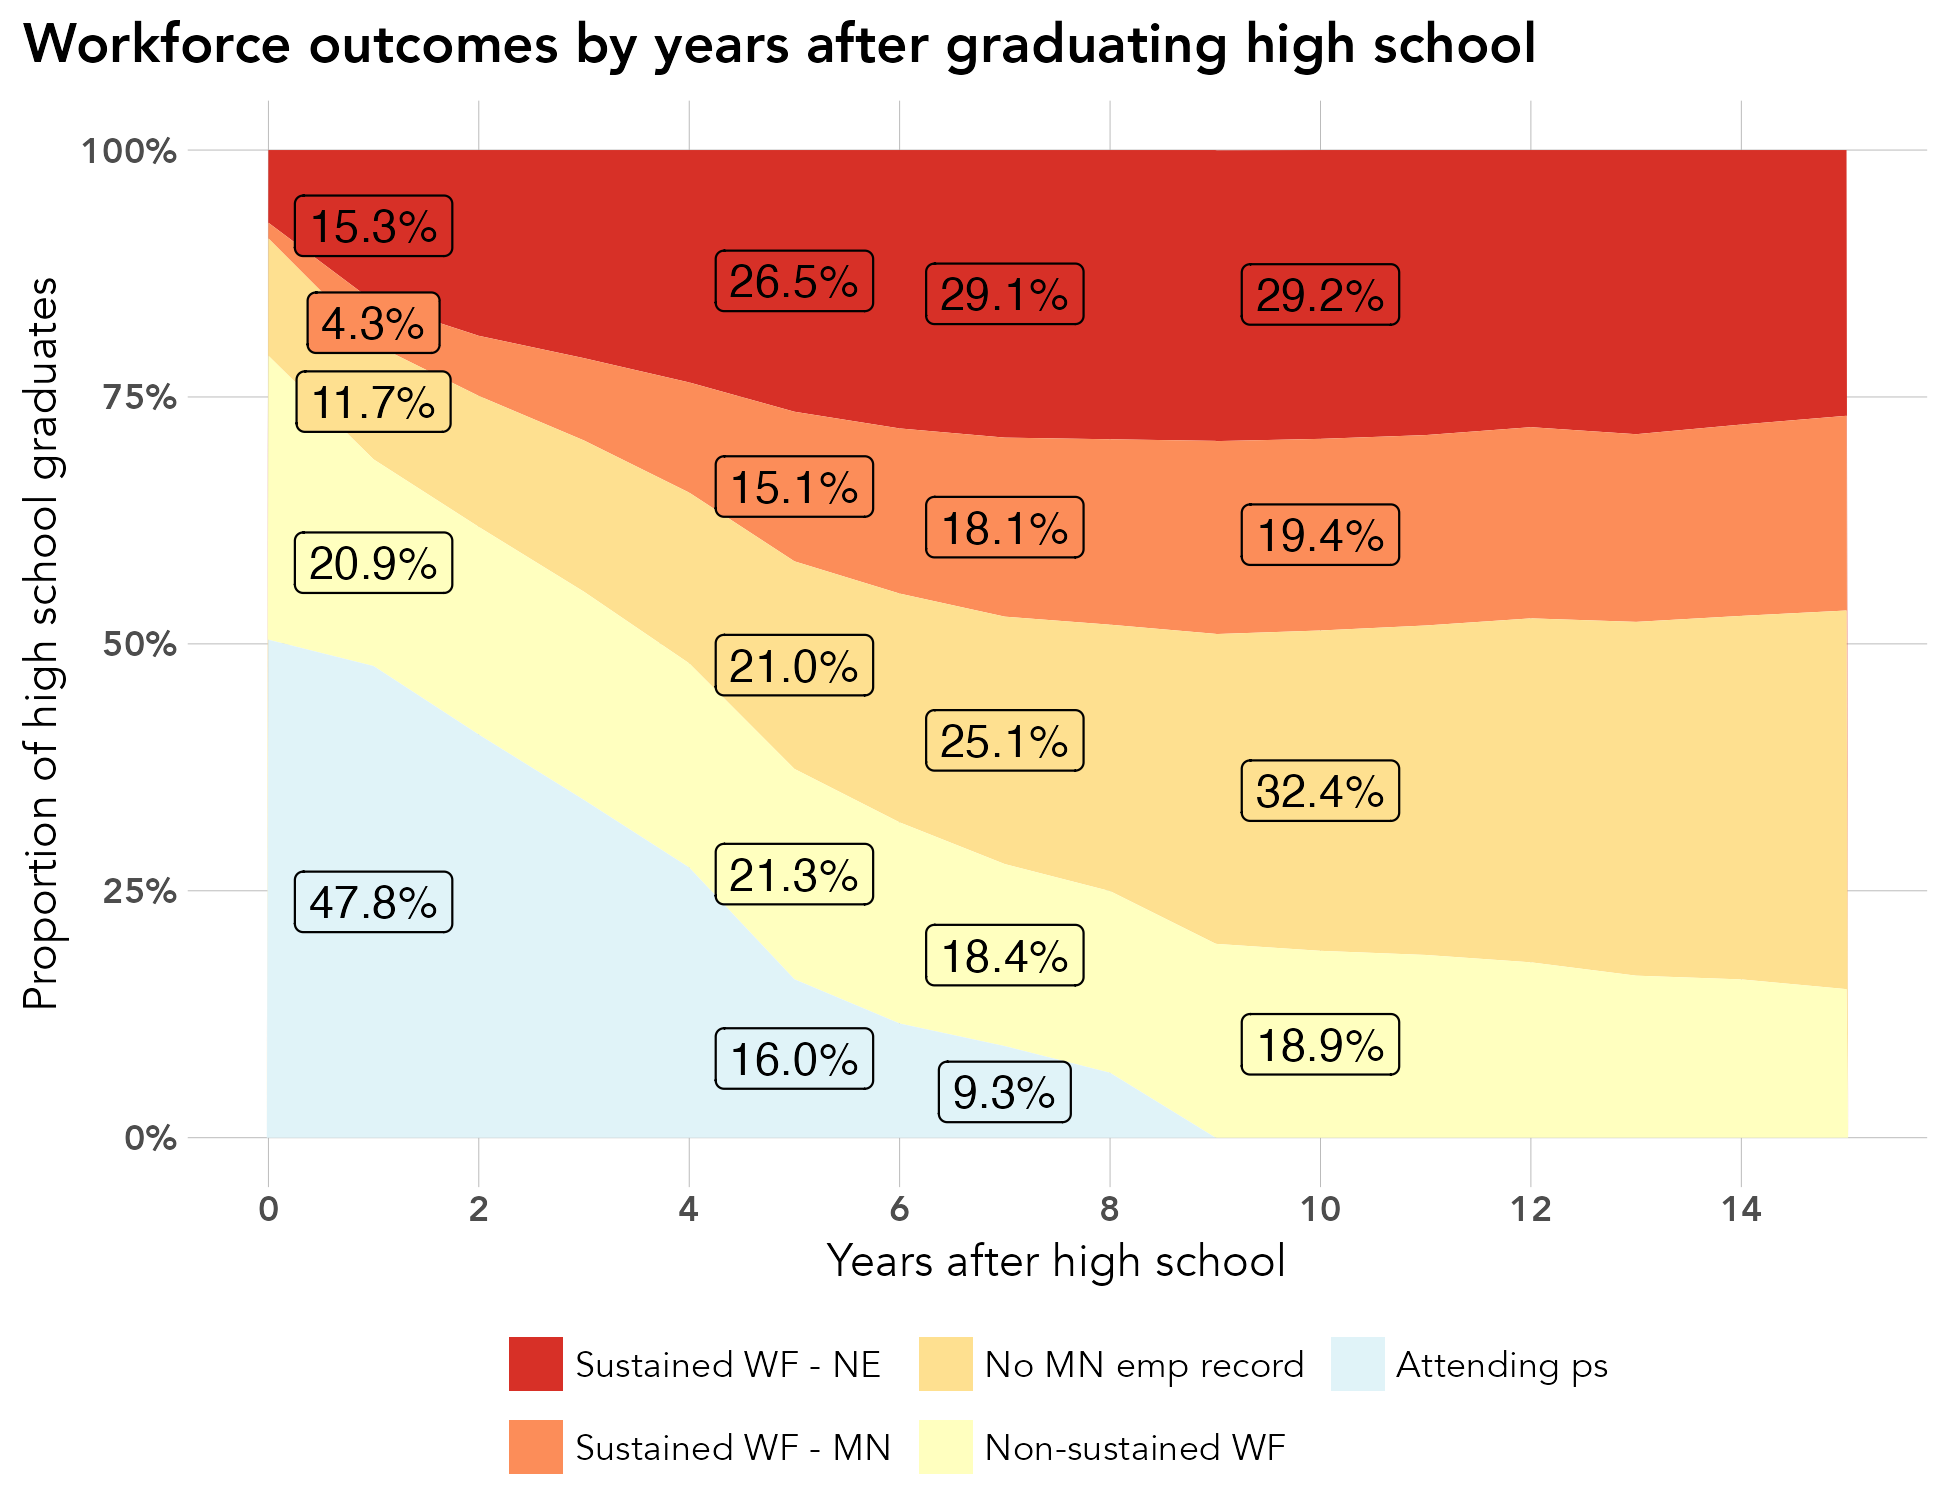

R code for this plot:
# library -----------------------------------------------------------------
library(tidyverse)
library(sf)
library(ggrepel)
library(scales)
library(ggiraph)
library(rmapshaper)
library(cowplot)
library(RColorBrewer)
library(readxl)
library(lubridate)
library(readxl)
library(systemfonts)
reset_font_cache()
library(ggtext)
library(janitor)
library(cowplot)


rm(list = ls())

# themes ------------------------------------------------------------------
theme_bar <- theme_bw() +
  theme(panel.grid.major = element_line(color = "grey70", size = 0.1),
        panel.grid.minor = element_blank(),
        axis.ticks = element_blank(),
        axis.text = element_text(face = "bold"),
        panel.border = element_blank(),
        legend.background = element_rect(fill = "transparent", color = "transparent"),
        legend.key = element_rect(fill = "transparent"),
        legend.key.size = unit(1, "lines"),
        legend.margin = margin(0,0,0,0),
        legend.title = element_blank(),
        legend.text = element_text(margin = margin(l = 2)),
        text = element_text(family = "Avenir") ,
        plot.title.position = "plot",
        plot.title = element_text(face = "bold"))

theme_line <- theme_bw() +
  theme(legend.background = element_rect(fill = "transparent", color = "transparent"),
        legend.key = element_rect(fill = "transparent"),
        legend.text = element_text(margin = margin(l = 2)),
        panel.grid.minor = element_blank(),
        panel.grid.major = element_line(color = "grey70", size = 0.1),
        axis.ticks = element_blank(),
        axis.text = element_text(face = "bold"),
        panel.border = element_blank(),
        legend.margin = margin(0,0,0,0),
        legend.key.size = unit(1, "lines"),
        text = element_text(family = "Avenir") ,
        plot.title.position = "plot",
        plot.title = element_text(face = "bold"))


theme_sf <- theme_bw() +
  theme(axis.text.x=element_blank(),
        axis.text.y=element_blank(),
        axis.ticks=element_blank(),
        panel.background = element_blank(),
        panel.grid.major = element_line(color = "white"),
        panel.border = element_blank(),
        legend.title = element_blank(),
        legend.text = element_text(margin = margin(l = 2)),
        legend.margin = margin(0,0,0,0),
        legend.key.size = unit(1, "lines"),
        text = element_text(family = "Avenir") ,
        plot.title.position = "plot",
        plot.title = element_text(face = "bold"))

regions <- read_csv("/Users/kellyasche/Library/CloudStorage/GoogleDrive-kasche@ruralmn.org/My Drive/Data Prep/R Projects/Join docs/county_regions.csv") %>%
  select(5,6) %>%
  unique() %>%
  mutate(edr = str_replace(edr, "  ", " "),
         planning.region = str_replace(planning.region, " Minnesota", ""),
         planning.region = fct_relevel(planning.region, "Northwest", "Northeast", "Central", "Seven County Mpls-St Paul", "Southwest", "Southeast"),
         edr = fct_relevel(edr, "EDR 1 - Northwest", "EDR 2 - Headwaters", "EDR 3 - Arrowhead", "EDR 4 - West Central", "EDR 5 - North Central", "EDR 6E- Southwest Central", "EDR 6W- Upper Minnesota Valley", "EDR 7E- East Central", "EDR 7W- Central", "EDR 8 - Southwest", "EDR 9 - South Central", "EDR 10 - Southeast", "EDR 11 - 7 County Twin Cities", "Minnesota"))

counties.regions <- read_csv("/Users/kellyasche/Library/CloudStorage/GoogleDrive-kasche@ruralmn.org/My Drive/Data Prep/R Projects/Join docs/county_regions.csv") %>%
  mutate(countyfp = formatC(countyfp, width = 3, flag = "0"),
         Name = str_to_title(Name),
         Name = str_replace(Name, "Q", "q"),
         Name = str_replace(Name, "Of The", "of the"),
         Name = str_replace(Name, "Mcleod", "McLeod"),
         Dem_Desc = ifelse(Name == "Minnesota", "Minnesota", Dem_Desc) ,
         edr = str_replace(edr, "  ", " "),
         planning.region = str_replace(planning.region, " Minnesota", ""),
         planning.region = fct_relevel(planning.region, "Northwest", "Northeast", "Central", "Seven County Mpls-St Paul", "Southwest", "Southeast"),
         edr = fct_relevel(edr, "EDR 1 - Northwest", "EDR 2 - Headwaters", "EDR 3 - Arrowhead", "EDR 4 - West Central", "EDR 5 - North Central", "EDR 6E- Southwest Central", "EDR 6W- Upper Minnesota Valley", "EDR 7E- East Central", "EDR 7W- Central", "EDR 8 - Southwest", "EDR 9 - South Central", "EDR 10 - Southeast", "EDR 11 - 7 County Twin Cities", "Minnesota"))

color.ruca <- c("Entirely rural" = "#009933", "Town/rural mix" = "#99CC33", "Urban/town/rural mix" = "#CC9966", "Entirely urban" = "#754C29", "Minnesota" = "black")

color.pr <- c("Northwest" = "#4575b4","Northeast" = "grey", "Central" = "#fee090", "Seven County Mpls-St Paul" = "#d73027", "Southwest" = "#91bfdb", "Southeast" = "#fc8d59", "Minnesota" = "black")

color.edr <- c("EDR 1 - Northwest" = "#b3cde3", "EDR 2 - Headwaters" = "#8c96c6", "EDR 3 - Arrowhead" = "#fe9929", "EDR 4 - West Central" = "#8856a7", "EDR 5 - North Central" = "#810f7c", "EDR 6E- Southwest Central" = "#e5f5f9", "EDR 6W- Upper Minnesota Valley" = "#bdc9e1", "EDR 7E- East Central" = "#99d8c9", "EDR 7W- Central" = "#2ca25f", "EDR 8 - Southwest" = "#74a9cf", "EDR 9 - South Central" = "#0570b0", "EDR 10 - Southeast" = "#d7301f", "EDR 11 - 7 County Twin Cities" = "#d8b365", "Minnesota" = "black")

color.pr.edr <- c ("Northwest" = "#4575b4","Northeast" = "#e0f3f8", "Central" = "#fee090", "Seven County Mpls-St Paul" = "#d73027", "Southwest" = "#91bfdb", "Southeast" = "#fc8d59", "Minnesota" = "black", "EDR 1 - Northwest" = "#b3cde3", "EDR 2 - Headwaters" = "#8c96c6", "EDR 3 - Arrowhead" = "#fe9929", "EDR 4 - West Central" = "#8856a7", "EDR 5 - North Central" = "#810f7c", "EDR 6E- Southwest Central" = "#e5f5f9", "EDR 6W- Upper Minnesota Valley" = "#bdc9e1", "EDR 7E- East Central" = "#99d8c9", "EDR 7W- Central" = "#2ca25f", "EDR 8 - Southwest" = "#74a9cf", "EDR 9 - South Central" = "#0570b0", "EDR 10 - Southeast" = "#d7301f", "EDR 11 - 7 County Twin Cities" = "#d8b365")

color.six <- c("#009933", "#4575b4", "grey", "#fee090", "#fc8d59", "#d73027")

mn_counties <- st_read("/Users/kellyasche/Library/CloudStorage/GoogleDrive-kasche@ruralmn.org/My Drive/Data Prep/R Projects/Shapefiles/County shapefiles/MNCounties_MNDOT.shp", quiet = TRUE) %>%
  ms_simplify(keep = .01, keep_shapes = TRUE) %>%
  rename("countyfp" = "FIPS_CODE")

counties.regions.1 <- counties.regions %>%
  mutate(statefp = "27",
         project.pr = ifelse(edr %in% c("EDR 1 - Northwest", "EDR 2 - Headwaters", "EDR 4 - West Central"), "Northwest",
                             ifelse(edr == "EDR 3 - Arrowhead", "Northeast",
                                    ifelse(edr %in% c("EDR 5 - North Central", "EDR 7E- East Central", "EDR 7W- Central"), "Central",
                                           ifelse(edr %in% c("EDR 6E- Southwest Central", "EDR 6W- Upper Minnesota Valley", "EDR 8 - Southwest"), "Southwest",
                                                  ifelse(edr %in% c("EDR 9 - South Central", "EDR 10 - Southeast"), "Southern", as.character(planning.region)))))),
         project.pr = fct_relevel(project.pr, "Northwest", "Northeast", "Central", "Seven County Mpls-St Paul", "Southwest", "Southern"))



# Prep data ---------------------------------------------------------------

original <- read_csv("Data/SLEDS/Masters/States/annual-seven-states.csv")

data <- original %>%
  mutate(states = ifelse(states %in% c("Meaningful emp County", "Meaningful emp EDR"), "Sustained WF - NE", states),
         states = ifelse(states == "Meaningful emp MN", "Sustained WF - MN", states),
         states = ifelse(states == "No MN emp record, not attending ps", "No MN emp record", states),
         states = ifelse(states == "Not meaningful, not attending ps", "Non-sustained WF", states),
         states = as.factor(states)) %>%
  select(grad.year, states) %>%
  filter(states != "After 2023") %>%
  group_by(grad.year, states) %>%
  summarize(n = n()) %>%
  ungroup() %>%
  group_by(grad.year) %>%
  mutate(share = n / sum(n)) %>%
  ungroup() %>%
  mutate(grad.year = str_sub(grad.year, -2, -1),
         grad.year = str_replace(grad.year, "[.]", ""),
         grad.year = as.numeric(grad.year),
         states = fct_relevel(states, "Sustained WF - NE", "Sustained WF - MN", "No MN emp record", "Non-sustained WF", "Attending ps"),
         data_id = seq(n())) %>%
  group_by(grad.year) %>%
  arrange(desc(states)) %>%
  mutate(cum.pct = cumsum(share),
         x.loc = cum.pct - ((cum.pct - lag(cum.pct)) / 2),
         x.loc = ifelse(states == "Attending ps", cum.pct/2, x.loc),
         x.loc = ifelse(states == "Non-sustained WF" & is.na(x.loc), cum.pct /2, x.loc)) %>%
  ungroup()


# Create chart ------------------------------------------------------------
names(data)

ggplot(data, aes(grad.year, share, fill = states, group = states)) +
  facet_wrap(~states, ncol = 2) +
  geom_col(position = "dodge") +
  geom_label(data = filter(data, grad.year %in% c(1,5,10, 15)), aes(label = percent(share, accuracy = .1)), show.legend = FALSE, position = position_dodge(width = .9), color = "white", size = 4) +
  labs(x="", y = "", title = "Pathways taken by share of graduates X years\nafter graduating high school")+
  scale_y_continuous(labels=scales::percent) +
  theme_bar+
  scale_fill_manual(values = brewer.pal(n = 6, "RdYlBu"),
                    guide = guide_legend(ncol = 2)) +
  theme(legend.position = "none",
        text = element_text(size = 16))

ggsave(filename = "Charts/Paper report/states.pdf", device = cairo_pdf, dpi = "print", width = 6, height = 5)

ggsave(filename = "Charts/Paper report/states.png", dpi = "print", width = 6, height = 5)

names(data)

ggplot(data, aes(grad.year, share, fill = states, group = states)) +
  geom_area_interactive(aes(data_id = data_id, tooltip = paste("State: ", states, "\n", percent(share, accuracy = .1), sep = ""))) +
  geom_label(data = filter(data, grad.year %in% c(1, 5, 7, 10)), aes(y = x.loc, x = grad.year, label = percent(share, accuracy = .1)), show.legend = FALSE) +
  labs(x="Years after high school", y = "Proportion of high school graduates", color="", title = "Workforce outcomes by years after graduating high school")+
  scale_y_continuous(labels=scales::percent)+
  scale_x_continuous(breaks = seq(0, 20, 2)) +
  theme_bar+
  scale_fill_manual(values = brewer.pal(n = 7, "RdYlBu"),
                    guide = guide_legend(ncol = 3)) +
  theme(legend.position = "bottom")

ggsave(filename = "Charts/Paper report/states.pdf", device = cairo_pdf, dpi = "print", width = 6.5, height = 5)

ggsave(filename = "Charts/Paper report/states.png", dpi = "print", width = 6.5, height = 5)
